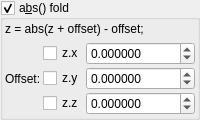
    <widget class="MyGroupBox" name="groupCheck_transf_function_enabled">
     <property name="title">
      <string>a&amp;bs() fold</string>
     </property>
     <property name="checkable">
      <bool>true</bool>
     </property>
     <layout class="QVBoxLayout" name="verticalLayout_4">
      <property name="leftMargin">
       <number>2</number>
      </property>
      <property name="topMargin">
       <number>2</number>
      </property>
      <property name="rightMargin">
       <number>2</number>
      </property>
      <property name="bottomMargin">
       <number>2</number>
      </property>
      <item>
       <widget class="QLabel" name="label_171">
        <property name="text">
         <string>z = abs(z + offset) - offset;</string>
        </property>
       </widget>
      </item>
      <item>
       <layout class="QGridLayout" name="gridLayout_44" columnstretch="0,0,1">
        <property name="spacing">
         <number>2</number>
        </property>
        <item row="2" column="2">
         <widget class="MyDoubleSpinBox" name="spinbox3_transf_offset_000_z">
          <property name="sizePolicy">
           <sizepolicy hsizetype="Minimum" vsizetype="Maximum">
            <horstretch>0</horstretch>
            <verstretch>0</verstretch>
           </sizepolicy>
          </property>
          <property name="prefix">
           <string/>
          </property>
          <property name="suffix">
           <string/>
          </property>
          <property name="decimals">
           <number>6</number>
          </property>
          <property name="minimum">
           <double>-180.000000000000000</double>
          </property>
          <property name="maximum">
           <double>180.000000000000000</double>
          </property>
          <property name="singleStep">
           <double>0.100000000000000</double>
          </property>
         </widget>
        </item>
        <item row="1" column="0">
         <widget class="QLabel" name="label_166">
          <property name="text">
           <string>Offset:</string>
          </property>
         </widget>
        </item>
        <item row="2" column="1">
         <widget class="MyCheckBox" name="checkBox_transf_function_enabledz">
          <property name="text">
           <string notr="true">z.z</string>
          </property>
         </widget>
        </item>
        <item row="1" column="2">
         <widget class="MyDoubleSpinBox" name="spinbox3_transf_offset_000_y">
          <property name="sizePolicy">
           <sizepolicy hsizetype="Minimum" vsizetype="Maximum">
            <horstretch>0</horstretch>
            <verstretch>0</verstretch>
           </sizepolicy>
          </property>
          <property name="prefix">
           <string/>
          </property>
          <property name="suffix">
           <string/>
          </property>
          <property name="decimals">
           <number>6</number>
          </property>
          <property name="minimum">
           <double>-180.000000000000000</double>
          </property>
          <property name="maximum">
           <double>180.000000000000000</double>
          </property>
          <property name="singleStep">
           <double>0.100000000000000</double>
          </property>
         </widget>
        </item>
        <item row="0" column="1">
         <widget class="MyCheckBox" name="checkBox_transf_function_enabledx">
          <property name="text">
           <string notr="true">z.x</string>
          </property>
         </widget>
        </item>
        <item row="1" column="1">
         <widget class="MyCheckBox" name="checkBox_transf_function_enabledy">
          <property name="text">
           <string notr="true">z.y</string>
          </property>
         </widget>
        </item>
        <item row="0" column="2">
         <widget class="MyDoubleSpinBox" name="spinbox3_transf_offset_000_x">
          <property name="sizePolicy">
           <sizepolicy hsizetype="Minimum" vsizetype="Maximum">
            <horstretch>0</horstretch>
            <verstretch>0</verstretch>
           </sizepolicy>
          </property>
          <property name="prefix">
           <string/>
          </property>
          <property name="suffix">
           <string/>
          </property>
          <property name="decimals">
           <number>6</number>
          </property>
          <property name="minimum">
           <double>-180.000000000000000</double>
          </property>
          <property name="maximum">
           <double>180.000000000000000</double>
          </property>
          <property name="singleStep">
           <double>0.100000000000000</double>
          </property>
         </widget>
        </item>
       </layout>
      </item>
     </layout>
    </widget>
